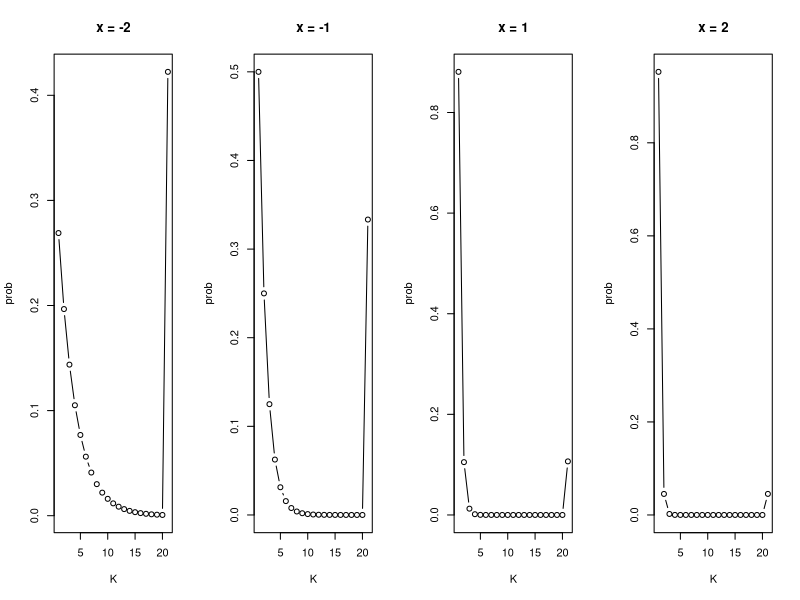
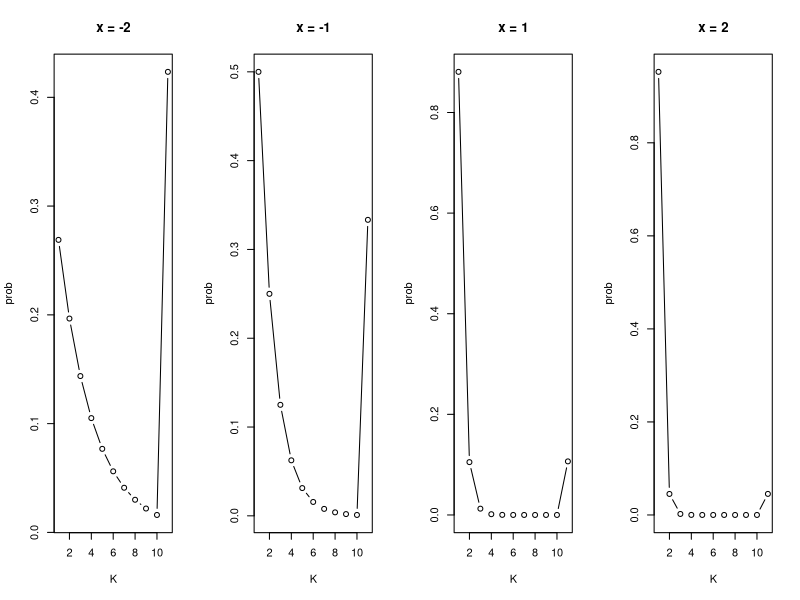
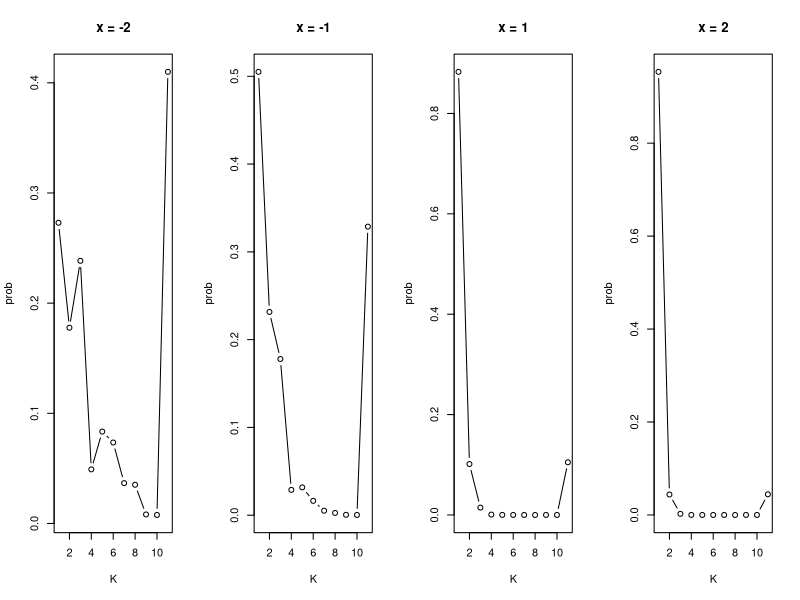
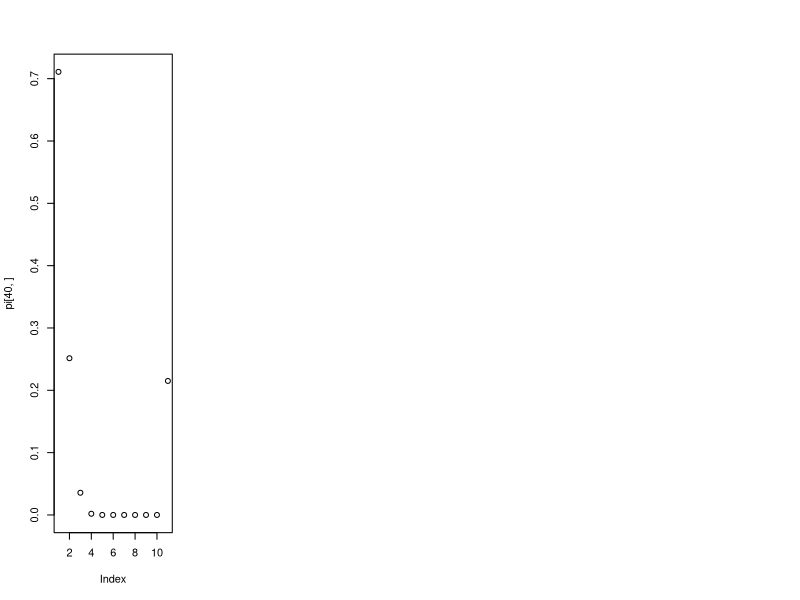
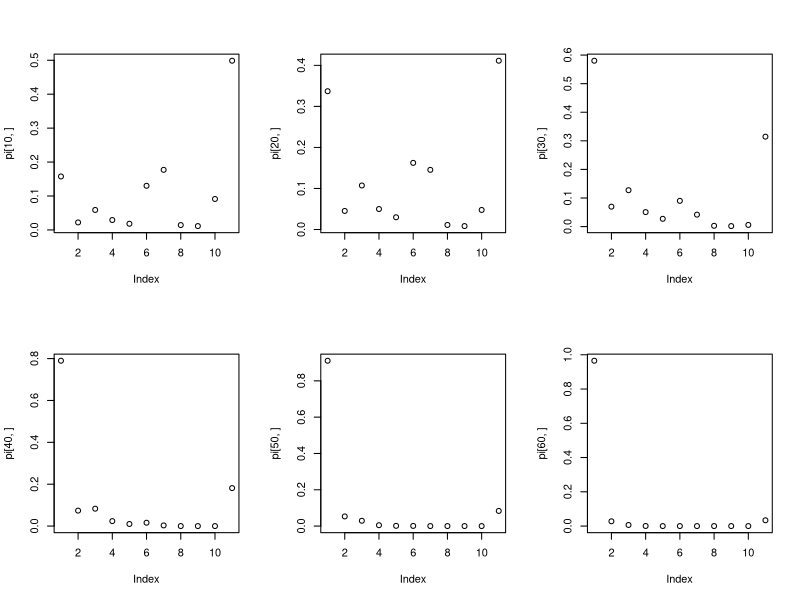

Source code (R) for these figures, in order:
## ---- chunk 1
sigmoid <- function(x){1/(1 + exp(-x))}

tilde_pi2pi <- function(tpi){
  tmp <- c(1, head(cumprod(1 - tpi), -1))
  pi <- tmp * tpi
  pi <- c(pi, (1 - sum(tmp * pi)))
  return(pi)
}

make_pi <- function(K, b0, b, x){
  psi <-  do.call(cbind, purrr::map(b0, ~b + x + .x))
  tilde_pi <- sigmoid(psi)
  tpi <- tilde_pi[12, ]
  pi <- do.call(rbind, purrr::map(1:nrow(tilde_pi), ~tilde_pi2pi(tilde_pi[.x,])))
  return(pi)
}

plot_pi <- function(pi, idx, x){
  par(mfrow = c(1, length(idx)))
  K <- ncol(pi)
  for(i in idx){
    plot(1:K, pi[i,], type = 'b', xlab = 'K', ylab = 'prob', main=paste0('x = ', x[i]))
  }
}
## ---- chunk 2
#| fig-height: 2
K <- 20
b0 <- rep(0, K)
b <- 1
x <- seq(-3, 3.2, by=0.2)
pi <- make_pi(K, b0, b, x)
plot_pi(pi, c(6, 11, 21, 26), x)
## ---- chunk 3
K <- 10
b0 <- rep(0, K)
b <- 1
x <- seq(-3, 3, by=0.2)
pi <- make_pi(K, b0, b, x)
plot_pi(pi, c(6, 11, 21, 26), x)
## ---- chunk 4
K <- 10
b0 <- rnorm(10)
b <- 1
x <- seq(-3, 3, by=0.2)
pi <- make_pi(K, b0, b, x)
plot_pi(pi, c(6, 11, 21, 26), x)
## ---- chunk 5
K <- 10
b0 <- 1:K
b <- 1
x <- seq(-5, 5, by=0.1)
pi <- make_pi(K, b0, b, x)
plot(pi[40,])
## ---- chunk 6
K <- 10
b0 <- rnorm(K)
b <- 1
x <- seq(-5, 5, by=0.1)
pi <- make_pi(K, b0, b, x)

par(mfrow = c(2, 3))
plot(pi[10,])
plot(pi[20,])
plot(pi[30,])
plot(pi[40,])
plot(pi[50,])
plot(pi[60,])
